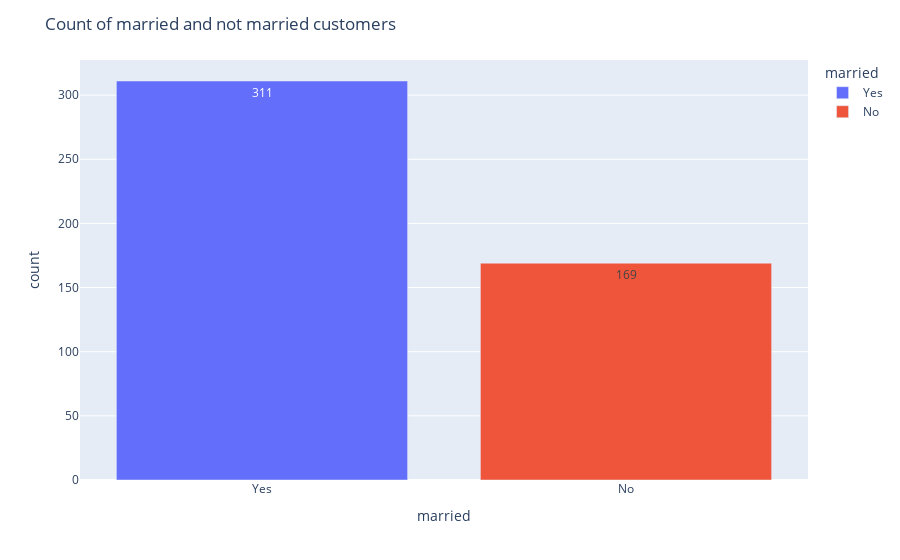

Notebook code cell kept with this figure:
### Code cell
fig = px.bar(df_married, x="married", y="count", color="married",text_auto=True)
fig.update_layout(title_text='Count of married and not married customers')
fig.show()

### Figure 1 — Plotly figure (JSON) as saved in the notebook; plotly's stock layout.template omitted (floating-point values rounded to 4 significant figures)
{"data": [{"alignmentgroup": "True", "hovertemplate": "married=%{x}<br>count=%{y}<extra></extra>", "legendgroup": "Yes", "marker": {"color": "#636efa", "pattern": {"shape": ""}}, "name": "Yes", "offsetgroup": "Yes", "orientation": "v", "showlegend": true, "textposition": "auto", "texttemplate": "%{y}", "type": "bar", "x": ["Yes"], "xaxis": "x", "y": [311], "yaxis": "y"}, {"alignmentgroup": "True", "hovertemplate": "married=%{x}<br>count=%{y}<extra></extra>", "legendgroup": "No", "marker": {"color": "#EF553B", "pattern": {"shape": ""}}, "name": "No", "offsetgroup": "No", "orientation": "v", "showlegend": true, "textposition": "auto", "texttemplate": "%{y}", "type": "bar", "x": ["No"], "xaxis": "x", "y": [169], "yaxis": "y"}], "layout": {"barmode": "relative", "legend": {"title": {"text": "married"}, "tracegroupgap": 0}, "margin": {"t": 60}, "title": {"text": "Count of married and not married customers"}, "xaxis": {"anchor": "y", "categoryarray": ["Yes", "No"], "categoryorder": "array", "domain": [0, 1], "title": {"text": "married"}}, "yaxis": {"anchor": "x", "domain": [0, 1], "title": {"text": "count"}}}}
